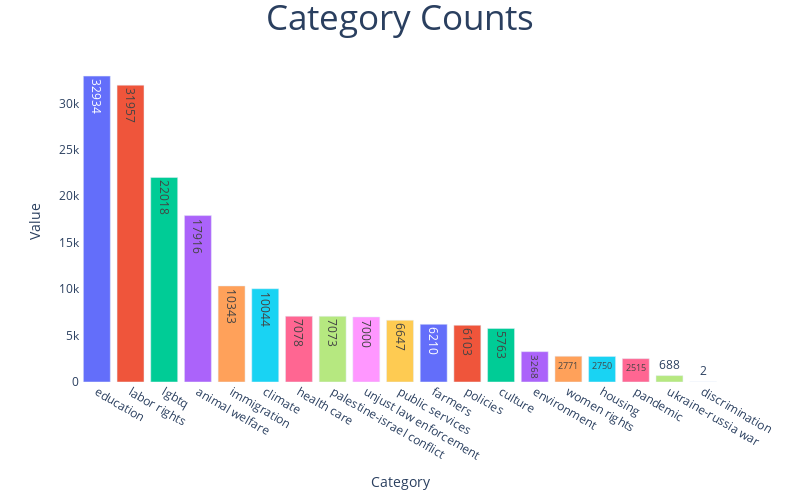

Notebook source saved alongside this figure:
### Code cell
import plotly.graph_objects as go
from plotly.offline import iplot, init_notebook_mode
import plotly.express as px
import plotly.io as pio
init_notebook_mode(True)

fig = px.bar(x=df["predicted_topic"].value_counts().index,y=df["predicted_topic"].value_counts(),color=df["predicted_topic"].value_counts().index,text=df["predicted_topic"].value_counts())
fig.update_traces(hovertemplate="Category:'%{x}' Counted: %{y}")
fig.update_layout(title={"text":"Category Counts","x":0.5,"font":{"size":35}},xaxis={"title":"Category","showgrid":False},yaxis={"title":"Value","showgrid":False},plot_bgcolor="white",width=800,height=500,showlegend=False)
iplot(fig)

### Figure 1 — Plotly figure (JSON) as saved in the notebook; plotly's stock layout.template omitted (floating-point values rounded to 4 significant figures)
{"data": [{"alignmentgroup": "True", "hovertemplate": "Category:'%{x}' Counted: %{y}", "legendgroup": "education", "marker": {"color": "#636efa", "pattern": {"shape": ""}}, "name": "education", "offsetgroup": "education", "orientation": "v", "showlegend": true, "text": [32934], "textposition": "auto", "type": "bar", "x": ["education"], "xaxis": "x", "y": [32934], "yaxis": "y"}, {"alignmentgroup": "True", "hovertemplate": "Category:'%{x}' Counted: %{y}", "legendgroup": "labor rights", "marker": {"color": "#EF553B", "pattern": {"shape": ""}}, "name": "labor rights", "offsetgroup": "labor rights", "orientation": "v", "showlegend": true, "text": [31957], "textposition": "auto", "type": "bar", "x": ["labor rights"], "xaxis": "x", "y": [31957], "yaxis": "y"}, {"alignmentgroup": "True", "hovertemplate": "Category:'%{x}' Counted: %{y}", "legendgroup": "lgbtq", "marker": {"color": "#00cc96", "pattern": {"shape": ""}}, "name": "lgbtq", "offsetgroup": "lgbtq", "orientation": "v", "showlegend": true, "text": [22018], "textposition": "auto", "type": "bar", "x": ["lgbtq"], "xaxis": "x", "y": [22018], "yaxis": "y"}, {"alignmentgroup": "True", "hovertemplate": "Category:'%{x}' Counted: %{y}", "legendgroup": "animal welfare", "marker": {"color": "#ab63fa", "pattern": {"shape": ""}}, "name": "animal welfare", "offsetgroup": "animal welfare", "orientation": "v", "showlegend": true, "text": [17916], "textposition": "auto", "type": "bar", "x": ["animal welfare"], "xaxis": "x", "y": [17916], "yaxis": "y"}, {"alignmentgroup": "True", "hovertemplate": "Category:'%{x}' Counted: %{y}", "legendgroup": "immigration", "marker": {"color": "#FFA15A", "pattern": {"shape": ""}}, "name": "immigration", "offsetgroup": "immigration", "orientation": "v", "showlegend": true, "text": [10343], "textposition": "auto", "type": "bar", "x": ["immigration"], "xaxis": "x", "y": [10343], "yaxis": "y"}, {"alignmentgroup": "True", "hovertemplate": "Category:'%{x}' Counted: %{y}", "legendgroup": "climate", "marker": {"color": "#19d3f3", "pattern": {"shape": ""}}, "name": "climate", "offsetgroup": "climate", "orientation": "v", "showlegend": true, "text": [10044], "textposition": "auto", "type": "bar", "x": ["climate"], "xaxis": "x", "y": [10044], "yaxis": "y"}, {"alignmentgroup": "True", "hovertemplate": "Category:'%{x}' Counted: %{y}", "legendgroup": "health care", "marker": {"color": "#FF6692", "pattern": {"shape": ""}}, "name": "health care", "offsetgroup": "health care", "orientation": "v", "showlegend": true, "text": [7078], "textposition": "auto", "type": "bar", "x": ["health care"], "xaxis": "x", "y": [7078], "yaxis": "y"}, {"alignmentgroup": "True", "hovertemplate": "Category:'%{x}' Counted: %{y}", "legendgroup": "palestine-israel conflict", "marker": {"color": "#B6E880", "pattern": {"shape": ""}}, "name": "palestine-israel conflict", "offsetgroup": "palestine-israel conflict", "orientation": "v", "showlegend": true, "text": [7073], "textposition": "auto", "type": "bar", "x": ["palestine-israel conflict"], "xaxis": "x", "y": [7073], "yaxis": "y"}, {"alignmentgroup": "True", "hovertemplate": "Category:'%{x}' Counted: %{y}", "legendgroup": "unjust law enforcement", "marker": {"color": "#FF97FF", "pattern": {"shape": ""}}, "name": "unjust law enforcement", "offsetgroup": "unjust law enforcement", "orientation": "v", "showlegend": true, "text": [7000], "textposition": "auto", "type": "bar", "x": ["unjust law enforcement"], "xaxis": "x", "y": [7000], "yaxis": "y"}, {"alignmentgroup": "True", "hovertemplate": "Category:'%{x}' Counted: %{y}", "legendgroup": "public services", "marker": {"color": "#FECB52", "pattern": {"shape": ""}}, "name": "public services", "offsetgroup": "public services", "orientation": "v", "showlegend": true, "text": [6647], "textposition": "auto", "type": "bar", "x": ["public services"], "xaxis": "x", "y": [6647], "yaxis": "y"}, {"alignmentgroup": "True", "hovertemplate": "Category:'%{x}' Counted: %{y}", "legendgroup": "farmers", "marker": {"color": "#636efa", "pattern": {"shape": ""}}, "name": "farmers", "offsetgroup": "farmers", "orientation": "v", "showlegend": true, "text": [6210], "textposition": "auto", "type": "bar", "x": ["farmers"], "xaxis": "x", "y": [6210], "yaxis": "y"}, {"alignmentgroup": "True", "hovertemplate": "Category:'%{x}' Counted: %{y}", "legendgroup": "policies", "marker": {"color": "#EF553B", "pattern": {"shape": ""}}, "name": "policies", "offsetgroup": "policies", "orientation": "v", "showlegend": true, "text": [6103], "textposition": "auto", "type": "bar", "x": ["policies"], "xaxis": "x", "y": [6103], "yaxis": "y"}, {"alignmentgroup": "True", "hovertemplate": "Category:'%{x}' Counted: %{y}", "legendgroup": "culture", "marker": {"color": "#00cc96", "pattern": {"shape": ""}}, "name": "culture", "offsetgroup": "culture", "orientation": "v", "showlegend": true, "text": [5763], "textposition": "auto", "type": "bar", "x": ["culture"], "xaxis": "x", "y": [5763], "yaxis": "y"}, {"alignmentgroup": "True", "hovertemplate": "Category:'%{x}' Counted: %{y}", "legendgroup": "environment", "marker": {"color": "#ab63fa", "pattern": {"shape": ""}}, "name": "environment", "offsetgroup": "environment", "orientation": "v", "showlegend": true, "text": [3268], "textposition": "auto", "type": "bar", "x": ["environment"], "xaxis": "x", "y": [3268], "yaxis": "y"}, {"alignmentgroup": "True", "hovertemplate": "Category:'%{x}' Counted: %{y}", "legendgroup": "women rights", "marker": {"color": "#FFA15A", "pattern": {"shape": ""}}, "name": "women rights", "offsetgroup": "women rights", "orientation": "v", "showlegend": true, "text": [2771], "textposition": "auto", "type": "bar", "x": ["women rights"], "xaxis": "x", "y": [2771], "yaxis": "y"}, {"alignmentgroup": "True", "hovertemplate": "Category:'%{x}' Counted: %{y}", "legendgroup": "housing", "marker": {"color": "#19d3f3", "pattern": {"shape": ""}}, "name": "housing", "offsetgroup": "housing", "orientation": "v", "showlegend": true, "text": [2750], "textposition": "auto", "type": "bar", "x": ["housing"], "xaxis": "x", "y": [2750], "yaxis": "y"}, {"alignmentgroup": "True", "hovertemplate": "Category:'%{x}' Counted: %{y}", "legendgroup": "pandemic", "marker": {"color": "#FF6692", "pattern": {"shape": ""}}, "name": "pandemic", "offsetgroup": "pandemic", "orientation": "v", "showlegend": true, "text": [2515], "textposition": "auto", "type": "bar", "x": ["pandemic"], "xaxis": "x", "y": [2515], "yaxis": "y"}, {"alignmentgroup": "True", "hovertemplate": "Category:'%{x}' Counted: %{y}", "legendgroup": "ukraine-russia war", "marker": {"color": "#B6E880", "pattern": {"shape": ""}}, "name": "ukraine-russia war", "offsetgroup": "ukraine-russia war", "orientation": "v", "showlegend": true, "text": [688], "textposition": "auto", "type": "bar", "x": ["ukraine-russia war"], "xaxis": "x", "y": [688], "yaxis": "y"}, {"alignmentgroup": "True", "hovertemplate": "Category:'%{x}' Counted: %{y}", "legendgroup": "discrimination", "marker": {"color": "#FF97FF", "pattern": {"shape": ""}}, "name": "discrimination", "offsetgroup": "discrimination", "orientation": "v", "showlegend": true, "text": [2], "textposition": "auto", "type": "bar", "x": ["discrimination"], "xaxis": "x", "y": [2], "yaxis": "y"}], "layout": {"barmode": "relative", "height": 500, "legend": {"title": {"text": "color"}, "tracegroupgap": 0}, "margin": {"t": 60}, "plot_bgcolor": "white", "showlegend": false, "title": {"font": {"size": 35}, "text": "Category Counts", "x": 0.5}, "width": 800, "xaxis": {"anchor": "y", "domain": [0, 1], "showgrid": false, "title": {"text": "Category"}}, "yaxis": {"anchor": "x", "domain": [0, 1], "showgrid": false, "title": {"text": "Value"}}}}
